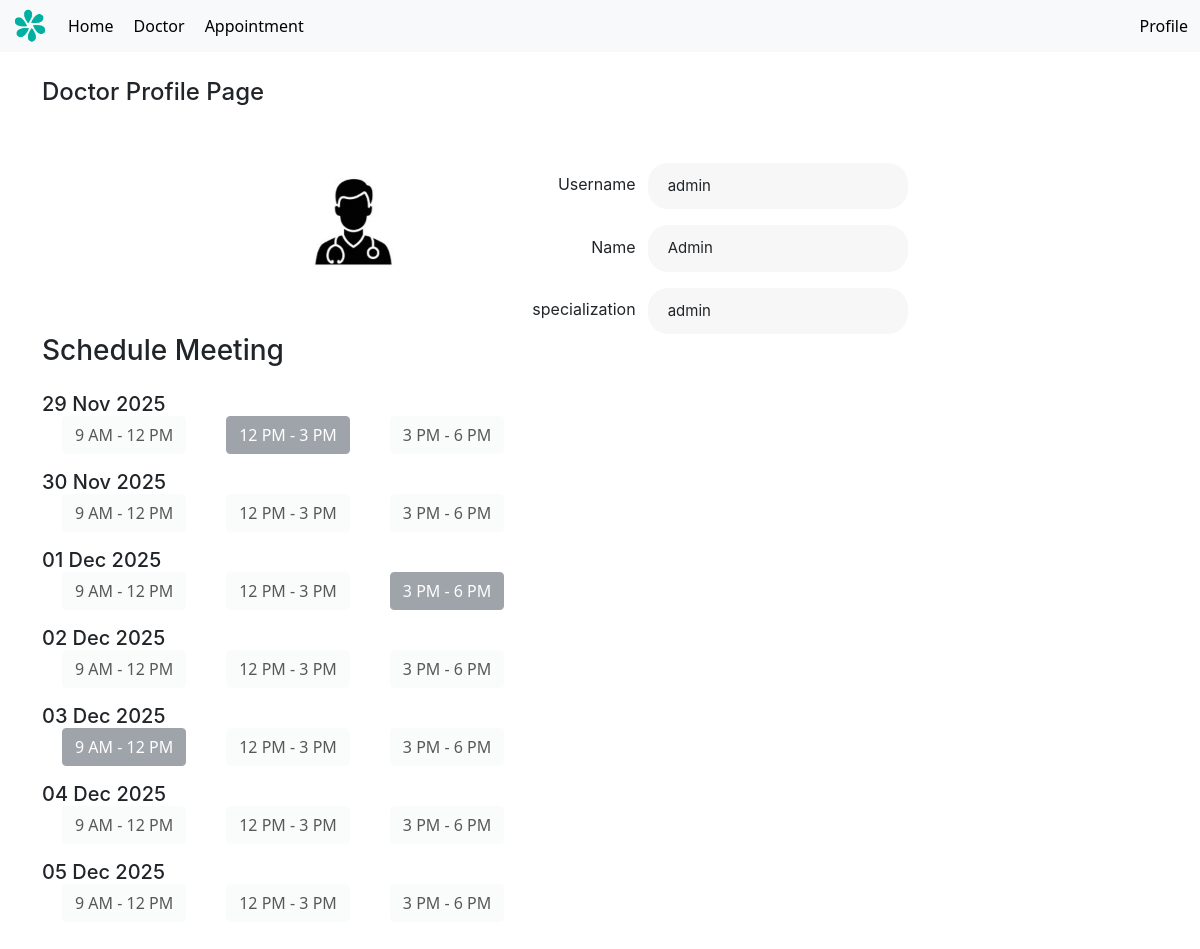
Page /doctor/0 (signed in) on the committed database.
### models.py (models this page shows, shortened)
class doctor(UserMixin, db.Model):
    id = db.Column(db.Integer, primary_key=True)
    username = db.Column(db.String(100), unique=True, nullable=False)
    password = db.Column(db.String(200), nullable=False)
    name = db.Column(db.String(100), nullable=False)
    specialization = db.Column(db.String(100), nullable=False)
    availability = db.Column(db.Date, nullable=True)
    timeSlots = db.relationship('timeSlot', back_populates='doctor', lazy=True)
    appointments = db.relationship('appointment', back_populates='doctor', lazy=True)
    is_admin = db.Column(db.Boolean, default=False)
    is_doctor = db.Column(db.Boolean, default=True)

class appointment(db.Model):
    id = db.Column(db.Integer, primary_key=True)
    patient_id = db.Column(db.Integer, db.ForeignKey('patient.id'), nullable=False)
    doctor_id = db.Column(db.Integer, db.ForeignKey('doctor.id'), nullable=False)
    appointment_date = db.Column(db.Date, nullable=False)
    slot = db.Column(db.String(20), nullable=False)
    prescription = db.Column(db.Text, nullable=True)
    status = db.Column(db.Boolean, default=False)
    is_blocked = db.Column(db.Boolean, default=False)
    doctor = db.relationship('doctor', back_populates='appointments', lazy=True)
    patient = db.relationship('patient', back_populates='appointments', lazy=True)

### app.py (the view, shortened to what this page needs)
@app.route('/doctor/<int:doctor_id>', methods=['GET', 'POST'])
@login_required
def doctor_profile(doctor_id):
    doc = doctor.query.get_or_404(doctor_id)
    form = AppointmentForm()
    today = date.today()
    days = [today + timedelta(days=i) for i in range(7)]
    slot_map = {
        "9 AM - 12 PM": "9 AM - 12 PM",
        "12 PM - 3 PM": "12 PM - 3 PM",
        "3 PM - 6 PM": "3 PM - 6 PM"
    }
    availability = {}
    for day in days:
        availability[day] = {}
        for slot_key in slot_map.keys():
            booked = appointment.query.filter(
                appointment.doctor_id == doctor_id,
                appointment.appointment_date == day,
                appointment.slot == slot_key,
                appointment.is_blocked == False,
                appointment.patient_id != 0
            ).first()
            availability[day][slot_key] = (booked is None)
    return render_template(
        'profile_page_d.html',
        doc=doc,
        form=form,
        days=days,
        slot_map=slot_map,
        availability=availability
    )

### app.py (called while the page is built)
@login_manager.user_loader
def load_user(user_id):
    user_type = session.get("user_type")
    if user_type == "doctor":
        return doctor.query.get(int(user_id))
    return patient.query.get(int(user_id))

@app.context_processor
def inject_user():
    return dict(current_user=current_user, request = request)

### templates/profile_page_d.html (shortened to what this page needs)
{% extends 'layout.html' %}
{% block content %}
<h1>Doctor Profile Page</h1>
<div class="flex-column gap-16p" style="align-items: center;">
<div class="flex-column mx-auto gap-16p mt-5" style = "align-items: center; display: flex">
<div class="flex-row gap-120p">
    <div class="profile-container d-flex flex-column align-items-center" style="width: 50%; border-radius: 100px; overflow: clip; align-items: center">
    <img src="{{ url_for('static', filename='images/doctor_avatar.jpg') }}" alt="Doctor Avatar" class="avatar-img mb-3" style="width: 120px; border-radius: 300px; ">
    </div>
    <div class="profile-details flex-column gap-16p">
        <div class="flex-row gap-12p" style="align-items: center; justify-content: flex-end">
            <div class="profile-label">Username</div>
            <div class="profile-field">{{ doc.username }}</div>
        </div>
        <div class="flex-row gap-12p" style="align-items: center; justify-content: flex-end">
            <div class="profile-label">Name</div>
            <div class="profile-field">{{ doc.name }}</div>
        </div>
        <div class="flex-row gap-12p" style="align-items: center; justify-content: flex-end">
            <div class="profile-label">specialization</div>
            <div class="profile-field">{{ doc.specialization }}</div>
        </div>
    </div>
</div>
</div>
</div>
<h3 class="mb-4">Schedule Meeting</h3>
<form method="POST" id="bookingForm">
    {% for day in days %}
        <div class="mb-3">
            <h5 class="mb-0">{{ day.strftime('%d %b %Y') }}</h5>
            <div class="d-flex gap-2p flex-wrap" style="justify-content: flex-start; margin-left: 20px; gap: 40px;">
                {% for slot_key, slot_label in slot_map.items() %}
                {% set free = availability[day][slot_key] %}
                <button
                    type="button"
                    class="slot-btn btn
                        {% if free %}btn-light{% else %}btn-secondary{% endif %}"
                    data-date="{{ day }}"
                    data-slot="{{ slot_key }}"
                    {% if not free or current_user.is_doctor %}disabled{% endif %}
                >
                    {{ slot_label }}
                </button>
                {% endfor %}
            </div>
        </div>
    {% endfor %}
</form>
{% endblock %}

### static/styles.css (style rules this page uses)
.d-flex { display: flex; align-items: center; justify-content: space-between; }
.flex-column { display: flex; flex-direction: column; }
.flex-row { display: flex; flex-direction: row; }
.gap-12p { gap: 12px !important; }
.gap-16p { gap: 16px !important; }
.gap-120p { gap: 120px !important; }
h1, h2, h3, h4, h5, h6 { font-family: "inter", sans-serif; }
h1 { font-size: 24px !important; font-weight: 700; }
.profile-container { width: 50%; flex-wrap: nowrap }
.profile-field { background-color: #F7F7F7; border-radius: 20px; padding: 12px 20px; width: 260px; font-size: 15px; font-family: "inter", sans-serif; }
.profile-label { font-weight: 400; margin-bottom: 4px; font-family: "inter", sans-serif; }

### rows in the picture
doctor: username "admin", name "Admin", specialization "admin"
appointment: slot "9 AM - 12 PM"
appointment: slot "12 PM - 3 PM"
appointment: slot "3 PM - 6 PM"

### other values in the picture
{{ day.strftime('%d %b %Y') }} "29 Nov 2025" "30 Nov 2025" "01 Dec 2025" "02 Dec 2025" "03 Dec 2025" "04 Dec 2025" "05 Dec 2025"
